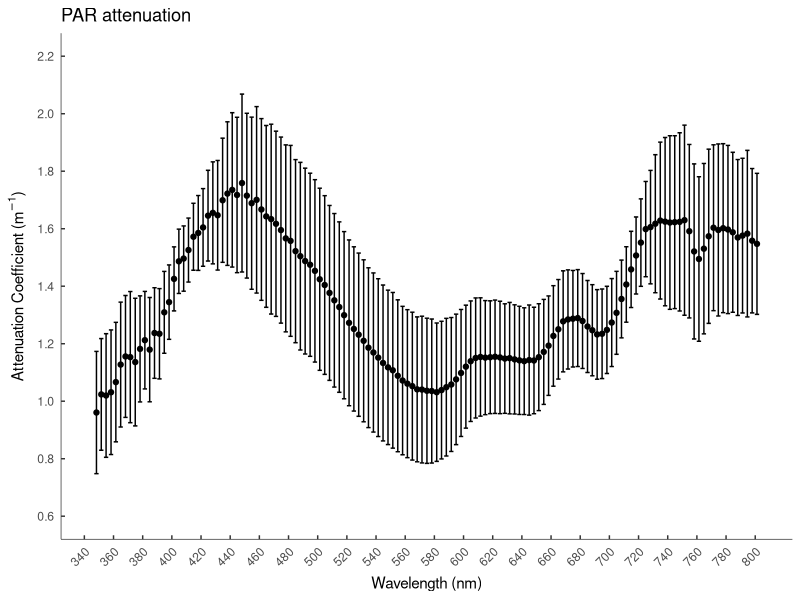
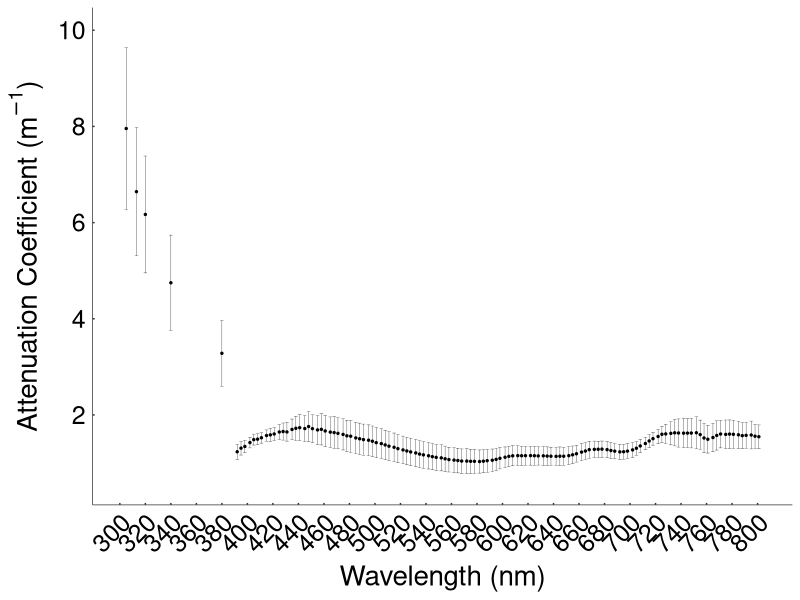
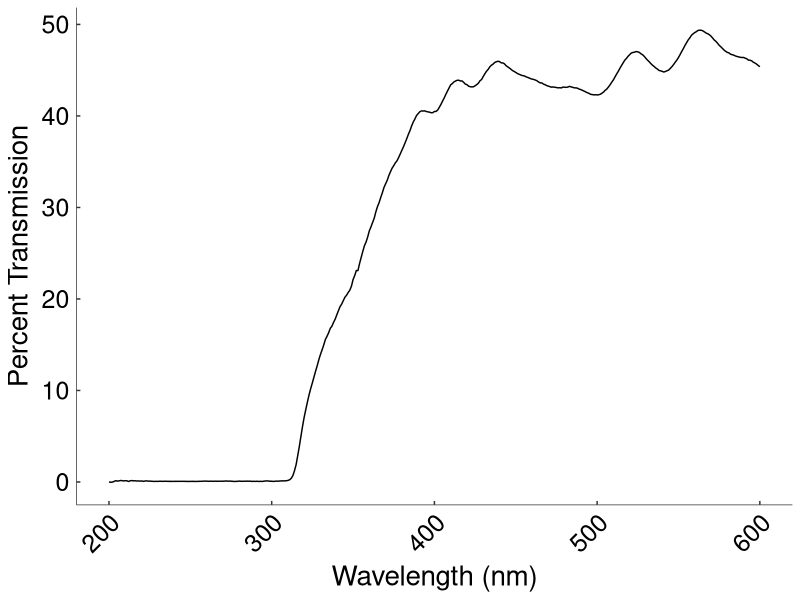
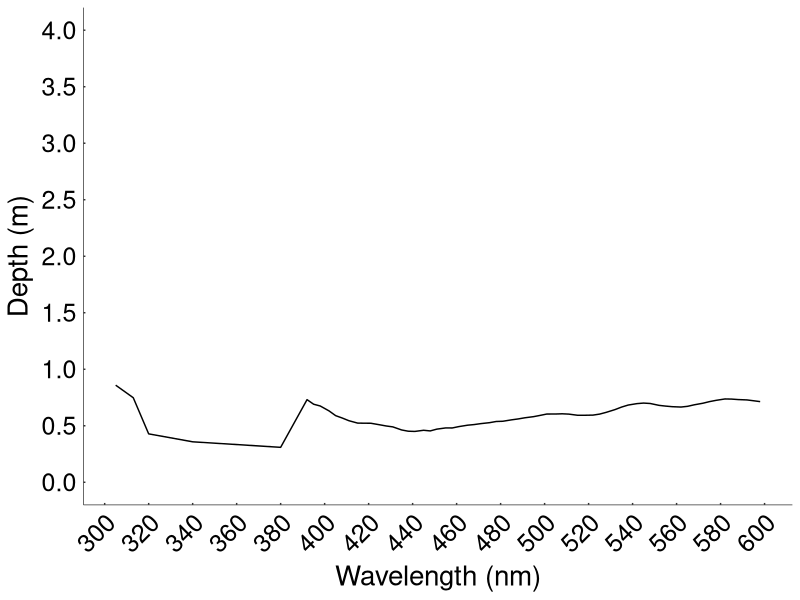
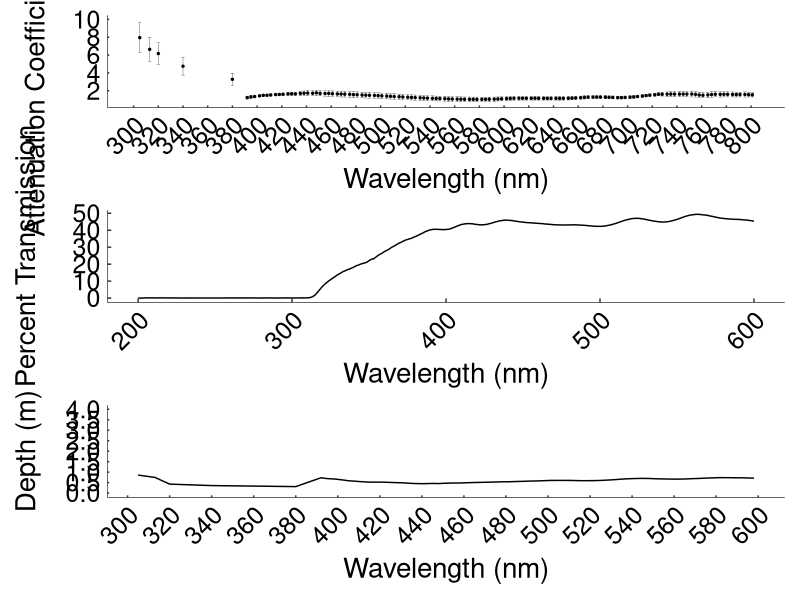
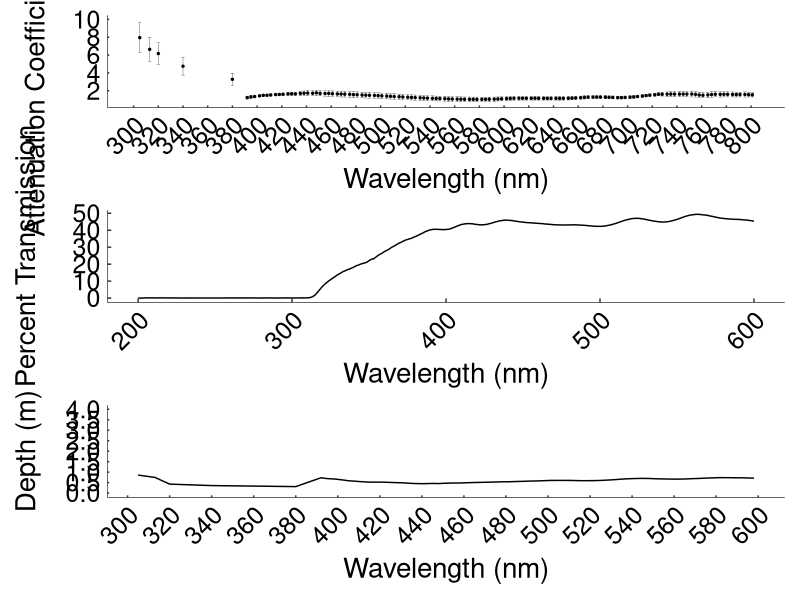

Write R code to recreate these figures, in order.
## ---- chunk 1
library(dplyr)
library(broom)
library(ggplot2)
library(patchwork)
## ---- chunk 2
SeaBird_df <- read.table("SeaBird_PAR_Transmission.txt", header=TRUE, sep="\t")
## ---- chunk 3
#loop through 3 - number of columns in the dataframe
#Starting at 3 because column 1 is the date and column 2 is depth.
for (i in 3:dim(SeaBird_df)[2]){
  SeaBird_df[,i] <- log(SeaBird_df[,i])
}
## ---- chunk 4
SeaBird_no_nans <- na.omit(SeaBird_df)
## ---- chunk 5
#Get a vector of dates to loop through:
dates <- unique(SeaBird_no_nans$Datetag)

#create an empty array to save the linear regressions in:  
#number of rows will be the product of length of dates and wavelength columns:  
kd_lm_results <- data.frame(matrix(ncol=3, nrow=length(3:length(SeaBird_no_nans)) * length(dates)))

#Loop through all the wavelengths in each date, regressing log transformed irradiance against depth:  
count <- 0 #Set up a counter, to keep track of the number of times we went through the loop and index the results later
for (date in dates){
  temp_df <- filter(SeaBird_no_nans, Datetag == date) #get only values from one date.
  #loop through each column of the dataframe that contains irradiance data. Start at column 3 because dates are in column 1 and depth is in column 2
  for (i in 3:length(SeaBird_no_nans)){ 
    count <- count + 1 
    kd_lm_results[count,1] <- date #store date
    kd_lm_results[count,2] <- colnames(SeaBird_no_nans)[i] #store wavelength
    kd_lm <- summary(lm(temp_df[ , i] ~ temp_df$Depth)) #regress ln(irradiance) vs depth
    kd_lm_results[count,3] <- kd_lm$coefficients[2,1] #store the slope value (Kd)
  }
}

#Rename column names in results table to something more useful:
colnames(kd_lm_results) <- c("Date", "Wavelength", "Kd")
## ---- chunk 6
#First convert Kd data into positive numbers:
kd_lm_results$Kd <- abs(kd_lm_results$Kd)

Average_Kd <- kd_lm_results %>%
  group_by(Wavelength) %>%
  summarise(n=n(), Kd_avg=mean(Kd), Kd_SD=sd(Kd)) %>%
  mutate(Kd_95_CI=Kd_SD/sqrt(n)*1.96)

#Clean up wavelength entry for plotting:
Average_Kd$Wavelength <- gsub("X", "", Average_Kd$Wavelength)
## ---- chunk 7
ggplot(Average_Kd, aes(x=as.numeric(Wavelength), y=Kd_avg)) +
  geom_point() +
  geom_errorbar(aes(ymin=Kd_avg-Kd_95_CI, ymax=Kd_avg+Kd_95_CI)) +
  ggtitle("PAR attenuation") +
  theme_classic() +
  theme(plot.background = element_rect(color = "NA"),
        panel.grid.major = element_blank(),
        panel.grid.minor = element_blank(),
        axis.line.x = element_line(size=0.2),
        axis.line.y = element_line(size=0.2),
        axis.ticks.length = unit(-0.1, "cm"),
        axis.text.x = element_text(angle = 45, hjust = 1, margin = margin(t = 5, r = 0, b = 0,)),
        axis.text.y = element_text(margin = margin(t = 0, r = 5, b = 0,)),
        axis.title.y = element_text(margin = margin(t = 0, r = 5, b = 0,)),
        axis.title.x = element_text(margin = margin(t = 5, r = 0, b = 0,))) +
  coord_cartesian(ylim=c(0.6,2.2)) +
  scale_x_continuous(breaks=seq(300,800, by=20)) +
  scale_y_continuous(breaks=seq(0.6,2.2, by=0.2)) +
  ylab(expression("Attenuation Coefficient (m"^-1*")")) +
  xlab("Wavelength (nm)")
## ---- chunk 8
#Import COPS dataframe:  
COPS_df <- read.table("COPS_df.txt", header=TRUE, sep="\t")

#Combine with the Seabird dataframe, keeping only values above 380 nm:
Average_Kd <- filter(Average_Kd, Wavelength > 390)
Combined_Seabird_COPS_df <- rbind(COPS_df, Average_Kd)
Combined_Seabird_COPS_df$Wavelength <- as.numeric(Combined_Seabird_COPS_df$Wavelength)
#Round the wavelength to the nearest whole number:
Combined_Seabird_COPS_df$Wavelength <- round(Combined_Seabird_COPS_df$Wavelength, digits = 0)

Kd_wave_plot <- ggplot(Combined_Seabird_COPS_df, aes(x=Wavelength, y=Kd_avg)) +
  geom_point(size=0.5) +
  geom_errorbar(aes(ymin=Kd_avg-Kd_95_CI, ymax=Kd_avg+Kd_95_CI), size=0.1) +
  theme_classic() +
  theme(plot.background = element_rect(color = "NA"),
        panel.grid.major = element_blank(),
        panel.grid.minor = element_blank(),
        axis.line.x = element_line(size=0.2),
        axis.line.y = element_line(size=0.2),
        axis.ticks.length = unit(-0.05, "cm"),
        axis.text.x = element_text(size = 18, color = "black", angle = 45, hjust = 1,
                                   margin = margin(t = 5, r = 0, b = 0,)),
        axis.text.y = element_text(size = 18, color = "black", margin = margin(t = 0, r = 5, b = 0,)),
        axis.title.y = element_text(size = 20, margin = margin(t = 0, r = 5, b = 0,)),
        axis.title.x = element_text(size = 20, margin = margin(t = 5, r = 0, b = 0,))) +
  coord_cartesian(ylim=c(0.6,10)) +
  scale_x_continuous(breaks=seq(300,800, by=20)) +
  scale_y_continuous(breaks=seq(2,10, by=2)) +
  ylab(expression("Attenuation Coefficient (m"^-1*")")) +
  xlab("Wavelength (nm)")

Kd_wave_plot
## ---- chunk 9
#Import the dataframe:
Bottle_transmission_df <- read.table("Bottle_transmission.txt", header=TRUE, sep="\t")

Bottle_Transmission_plot <- ggplot(Bottle_transmission_df, aes(x=Wavelength, y=Film_Bottle_transmission)) +
  geom_line() +
  theme_classic() +
  theme(plot.background = element_rect(color = "NA"),
        panel.grid.major = element_blank(),
        panel.grid.minor = element_blank(),
        axis.line.x = element_line(size=0.2),
        axis.line.y = element_line(size=0.2),
        axis.ticks.length = unit(-0.1, "cm"),
        axis.text.x = element_text(size = 18, color = "black", angle = 45, hjust = 1,
                                   margin = margin(t = 5, r = 0, b = 0,)),
        axis.text.y = element_text(size = 18, color = "black", margin = margin(t = 0, r = 5, b = 0,)),
        axis.title.y = element_text(size = 20, margin = margin(t = 0, r = 5, b = 0,)),
        axis.title.x = element_text(size = 20, margin = margin(t = 5, r = 0, b = 0,))) +
  scale_x_continuous(breaks=seq(200,600, by=100)) +
  ylab("Percent Transmission") +
  xlab("Wavelength (nm)")

Bottle_Transmission_plot
## ---- chunk 10
Merged_df <- merge(Bottle_transmission_df, Combined_Seabird_COPS_df, by="Wavelength", all = FALSE)
## ---- chunk 11
#Convert from percent back to a fraction:  
Merged_df$Film_Bottle_transmission <- Merged_df$Film_Bottle_transmission / 100
#Find the depth in the lake that correpsonds to the light exposure in the experiments:  
Merged_df$Cor_Lake_Depth <- log(Merged_df$Film_Bottle_transmission) / (Merged_df$Kd_avg * -1)
## ---- chunk 12
Cor_Lake_Depth_plot <- ggplot(Merged_df, aes(x=Wavelength, y=Cor_Lake_Depth)) +
  geom_line() +
  theme_classic() +
  theme(plot.background = element_rect(color = "NA"),
        panel.grid.major = element_blank(),
        panel.grid.minor = element_blank(),
        axis.line.x = element_line(size=0.2),
        axis.line.y = element_line(size=0.2),
        axis.ticks.length = unit(-0.05, "cm"),
        axis.text.x = element_text(size = 18, color = "black", angle = 45, hjust = 1,
                                   margin = margin(t = 5, r = 0, b = 0,)),
        axis.text.y = element_text(size = 18, color = "black", margin = margin(t = 0, r = 5, b = 0,)),
        axis.title.y = element_text(size = 20, margin = margin(t = 0, r = 5, b = 0,)),
        axis.title.x = element_text(size = 20, margin = margin(t = 5, r = 0, b = 0,))) +
  coord_cartesian(ylim=c(0,4)) +
  scale_y_continuous(breaks=seq(0,4, by=0.5)) +
  scale_x_continuous(breaks=seq(300,800, by=20)) +
  ylab("Depth (m)") +
  xlab("Wavelength (nm)")

Cor_Lake_Depth_plot
## ---- chunk 13
light_transmission_plot <- Kd_wave_plot + Bottle_Transmission_plot + Cor_Lake_Depth_plot + plot_layout(ncol=1)
light_transmission_plot
ggsave("light_transmission_plot.pdf", light_transmission_plot, width = 8, height = 18, units = "in", dpi=600)
